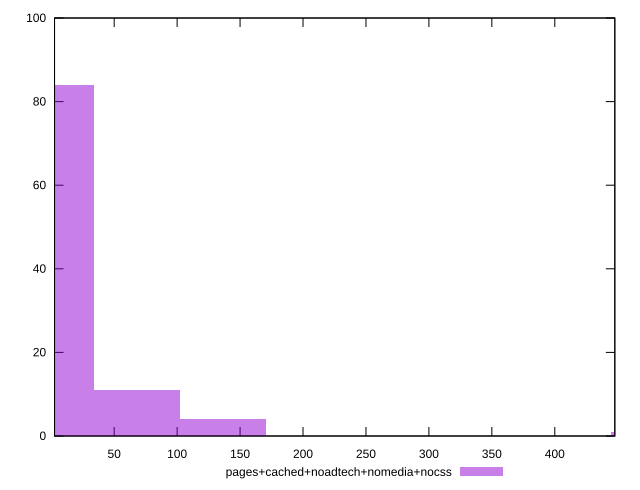

Recreate this plot in gnuplot.
reset

$pagesCachedNoadtechNomediaNocss <<EOF
478.6060427250975 1
68.37229181787107 11
0 84
136.74458363574215 4
EOF

set key outside below
set boxwidth 68.37229181787107
set xrange [2.6169999999999995:447.687]
set yrange [0:100]
set trange [0:100]
set style fill transparent solid 0.5 noborder
set terminal svg size 640, 490 enhanced background rgb 'white'
set output "report_00015_2021-02-09T16-11-33.973Z/server-response-time/comparison/histogram/4_vs_5.svg"

plot $pagesCachedNoadtechNomediaNocss title "pages+cached+noadtech+nomedia+nocss" with boxes

reset
